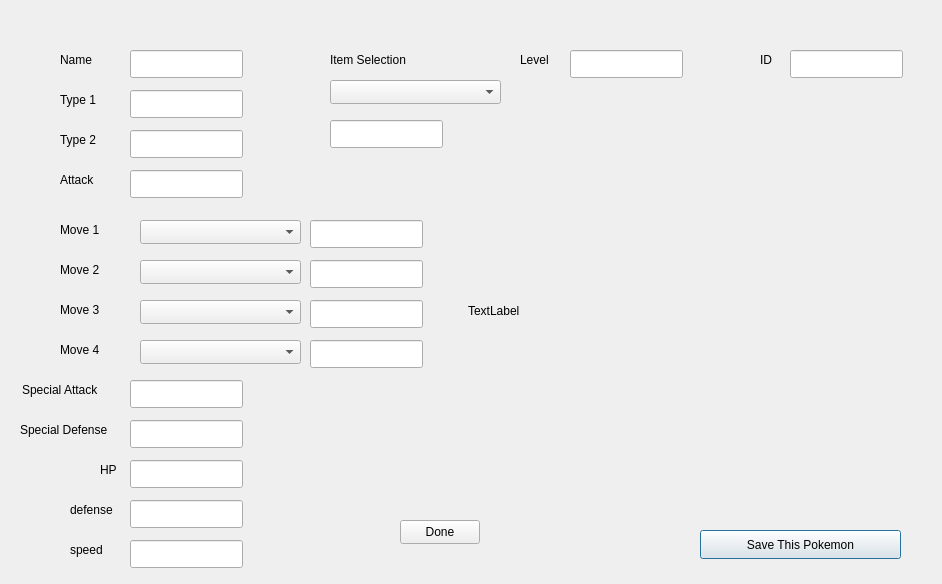
<?xml version="1.0" encoding="UTF-8"?>
<ui version="4.0">
 <class>PokemonScreen</class>
 <widget class="QDialog" name="PokemonScreen">
  <property name="geometry">
   <rect>
    <x>0</x>
    <y>0</y>
    <width>942</width>
    <height>584</height>
   </rect>
  </property>
  <property name="windowTitle">
   <string>Dialog</string>
  </property>
  <widget class="QLabel" name="label">
   <property name="geometry">
    <rect>
     <x>60</x>
     <y>50</y>
     <width>63</width>
     <height>20</height>
    </rect>
   </property>
   <property name="text">
    <string>Name</string>
   </property>
  </widget>
  <widget class="QLabel" name="label_2">
   <property name="geometry">
    <rect>
     <x>60</x>
     <y>90</y>
     <width>63</width>
     <height>20</height>
    </rect>
   </property>
   <property name="text">
    <string>Type 1</string>
   </property>
  </widget>
  <widget class="QLabel" name="label_3">
   <property name="geometry">
    <rect>
     <x>60</x>
     <y>130</y>
     <width>63</width>
     <height>20</height>
    </rect>
   </property>
   <property name="text">
    <string>Type 2</string>
   </property>
  </widget>
  <widget class="QLabel" name="label_4">
   <property name="geometry">
    <rect>
     <x>60</x>
     <y>170</y>
     <width>63</width>
     <height>20</height>
    </rect>
   </property>
   <property name="text">
    <string>Attack</string>
   </property>
  </widget>
  <widget class="QLabel" name="label_5">
   <property name="geometry">
    <rect>
     <x>60</x>
     <y>220</y>
     <width>63</width>
     <height>20</height>
    </rect>
   </property>
   <property name="text">
    <string>Move 1</string>
   </property>
  </widget>
  <widget class="QLabel" name="label_6">
   <property name="geometry">
    <rect>
     <x>60</x>
     <y>260</y>
     <width>63</width>
     <height>20</height>
    </rect>
   </property>
   <property name="text">
    <string>Move 2</string>
   </property>
  </widget>
  <widget class="QLabel" name="label_7">
   <property name="geometry">
    <rect>
     <x>60</x>
     <y>300</y>
     <width>63</width>
     <height>20</height>
    </rect>
   </property>
   <property name="text">
    <string>Move 3</string>
   </property>
  </widget>
  <widget class="QLabel" name="label_8">
   <property name="geometry">
    <rect>
     <x>60</x>
     <y>340</y>
     <width>63</width>
     <height>20</height>
    </rect>
   </property>
   <property name="text">
    <string>Move 4</string>
   </property>
  </widget>
  <widget class="QLineEdit" name="lineEdit">
   <property name="geometry">
    <rect>
     <x>130</x>
     <y>50</y>
     <width>113</width>
     <height>28</height>
    </rect>
   </property>
  </widget>
  <widget class="QLineEdit" name="lineEdit_2">
   <property name="geometry">
    <rect>
     <x>130</x>
     <y>90</y>
     <width>113</width>
     <height>28</height>
    </rect>
   </property>
  </widget>
  <widget class="QLineEdit" name="lineEdit_3">
   <property name="geometry">
    <rect>
     <x>130</x>
     <y>130</y>
     <width>113</width>
     <height>28</height>
    </rect>
   </property>
  </widget>
  <widget class="QLineEdit" name="lineEdit_4">
   <property name="geometry">
    <rect>
     <x>130</x>
     <y>170</y>
     <width>113</width>
     <height>28</height>
    </rect>
   </property>
  </widget>
  <widget class="QLineEdit" name="lineEdit_5">
   <property name="geometry">
    <rect>
     <x>310</x>
     <y>220</y>
     <width>113</width>
     <height>28</height>
    </rect>
   </property>
  </widget>
  <widget class="QLineEdit" name="lineEdit_6">
   <property name="geometry">
    <rect>
     <x>310</x>
     <y>260</y>
     <width>113</width>
     <height>28</height>
    </rect>
   </property>
  </widget>
  <widget class="QLineEdit" name="lineEdit_7">
   <property name="geometry">
    <rect>
     <x>310</x>
     <y>300</y>
     <width>113</width>
     <height>28</height>
    </rect>
   </property>
  </widget>
  <widget class="QLineEdit" name="lineEdit_8">
   <property name="geometry">
    <rect>
     <x>310</x>
     <y>340</y>
     <width>113</width>
     <height>28</height>
    </rect>
   </property>
  </widget>
  <widget class="QLabel" name="label_9">
   <property name="geometry">
    <rect>
     <x>22</x>
     <y>380</y>
     <width>101</width>
     <height>20</height>
    </rect>
   </property>
   <property name="text">
    <string>Special Attack</string>
   </property>
  </widget>
  <widget class="QLineEdit" name="lineEdit_9">
   <property name="geometry">
    <rect>
     <x>130</x>
     <y>380</y>
     <width>113</width>
     <height>28</height>
    </rect>
   </property>
  </widget>
  <widget class="QLabel" name="label_10">
   <property name="geometry">
    <rect>
     <x>20</x>
     <y>420</y>
     <width>111</width>
     <height>20</height>
    </rect>
   </property>
   <property name="text">
    <string>Special Defense</string>
   </property>
  </widget>
  <widget class="QLineEdit" name="lineEdit_10">
   <property name="geometry">
    <rect>
     <x>130</x>
     <y>420</y>
     <width>113</width>
     <height>28</height>
    </rect>
   </property>
  </widget>
  <widget class="QLabel" name="label_11">
   <property name="geometry">
    <rect>
     <x>100</x>
     <y>460</y>
     <width>21</width>
     <height>20</height>
    </rect>
   </property>
   <property name="text">
    <string>HP</string>
   </property>
  </widget>
  <widget class="QLineEdit" name="lineEdit_11">
   <property name="geometry">
    <rect>
     <x>130</x>
     <y>460</y>
     <width>113</width>
     <height>28</height>
    </rect>
   </property>
  </widget>
  <widget class="QLineEdit" name="lineEdit_12">
   <property name="geometry">
    <rect>
     <x>130</x>
     <y>500</y>
     <width>113</width>
     <height>28</height>
    </rect>
   </property>
  </widget>
  <widget class="QLabel" name="label_12">
   <property name="geometry">
    <rect>
     <x>70</x>
     <y>500</y>
     <width>51</width>
     <height>20</height>
    </rect>
   </property>
   <property name="text">
    <string>defense</string>
   </property>
  </widget>
  <widget class="QComboBox" name="move_1">
   <property name="geometry">
    <rect>
     <x>140</x>
     <y>220</y>
     <width>161</width>
     <height>24</height>
    </rect>
   </property>
  </widget>
  <widget class="QComboBox" name="move_2">
   <property name="geometry">
    <rect>
     <x>140</x>
     <y>260</y>
     <width>161</width>
     <height>24</height>
    </rect>
   </property>
  </widget>
  <widget class="QComboBox" name="move_3">
   <property name="geometry">
    <rect>
     <x>140</x>
     <y>300</y>
     <width>161</width>
     <height>24</height>
    </rect>
   </property>
  </widget>
  <widget class="QComboBox" name="move_4">
   <property name="geometry">
    <rect>
     <x>140</x>
     <y>340</y>
     <width>161</width>
     <height>24</height>
    </rect>
   </property>
  </widget>
  <widget class="QPushButton" name="saveButton">
   <property name="geometry">
    <rect>
     <x>700</x>
     <y>530</y>
     <width>201</width>
     <height>29</height>
    </rect>
   </property>
   <property name="text">
    <string>Save This Pokemon</string>
   </property>
  </widget>
  <widget class="QLineEdit" name="lineEdit_13">
   <property name="geometry">
    <rect>
     <x>130</x>
     <y>540</y>
     <width>113</width>
     <height>28</height>
    </rect>
   </property>
  </widget>
  <widget class="QLabel" name="label_13">
   <property name="geometry">
    <rect>
     <x>70</x>
     <y>540</y>
     <width>51</width>
     <height>20</height>
    </rect>
   </property>
   <property name="text">
    <string>speed</string>
   </property>
  </widget>
  <widget class="QLabel" name="label_14">
   <property name="geometry">
    <rect>
     <x>330</x>
     <y>50</y>
     <width>101</width>
     <height>20</height>
    </rect>
   </property>
   <property name="text">
    <string>Item Selection</string>
   </property>
  </widget>
  <widget class="QComboBox" name="itemselect">
   <property name="geometry">
    <rect>
     <x>330</x>
     <y>80</y>
     <width>171</width>
     <height>24</height>
    </rect>
   </property>
  </widget>
  <widget class="QLineEdit" name="lineEdit_14">
   <property name="geometry">
    <rect>
     <x>330</x>
     <y>120</y>
     <width>113</width>
     <height>28</height>
    </rect>
   </property>
  </widget>
  <widget class="QLabel" name="label_15">
   <property name="geometry">
    <rect>
     <x>520</x>
     <y>50</y>
     <width>41</width>
     <height>20</height>
    </rect>
   </property>
   <property name="text">
    <string>Level</string>
   </property>
  </widget>
  <widget class="QLineEdit" name="lineEdit_15">
   <property name="geometry">
    <rect>
     <x>570</x>
     <y>50</y>
     <width>113</width>
     <height>28</height>
    </rect>
   </property>
  </widget>
  <widget class="QLineEdit" name="lineEdit_16">
   <property name="geometry">
    <rect>
     <x>790</x>
     <y>50</y>
     <width>113</width>
     <height>28</height>
    </rect>
   </property>
   <property name="readOnly">
    <bool>true</bool>
   </property>
  </widget>
  <widget class="QLabel" name="label_16">
   <property name="geometry">
    <rect>
     <x>760</x>
     <y>50</y>
     <width>21</width>
     <height>20</height>
    </rect>
   </property>
   <property name="text">
    <string>ID</string>
   </property>
  </widget>
  <widget class="QPushButton" name="doneButton">
   <property name="geometry">
    <rect>
     <x>400</x>
     <y>520</y>
     <width>80</width>
     <height>24</height>
    </rect>
   </property>
   <property name="text">
    <string>Done</string>
   </property>
  </widget>
  <widget class="TypeBackground" name="widget" native="true">
   <property name="geometry">
    <rect>
     <x>0</x>
     <y>0</y>
     <width>941</width>
     <height>581</height>
    </rect>
   </property>
  </widget>
  <widget class="QLabel" name="pImage">
   <property name="geometry">
    <rect>
     <x>468</x>
     <y>110</y>
     <width>451</width>
     <height>401</height>
    </rect>
   </property>
   <property name="text">
    <string>TextLabel</string>
   </property>
  </widget>
  <zorder>widget</zorder>
  <zorder>label</zorder>
  <zorder>label_2</zorder>
  <zorder>label_3</zorder>
  <zorder>label_4</zorder>
  <zorder>label_5</zorder>
  <zorder>label_6</zorder>
  <zorder>label_7</zorder>
  <zorder>label_8</zorder>
  <zorder>lineEdit</zorder>
  <zorder>lineEdit_2</zorder>
  <zorder>lineEdit_3</zorder>
  <zorder>lineEdit_4</zorder>
  <zorder>lineEdit_5</zorder>
  <zorder>lineEdit_6</zorder>
  <zorder>lineEdit_7</zorder>
  <zorder>lineEdit_8</zorder>
  <zorder>label_9</zorder>
  <zorder>lineEdit_9</zorder>
  <zorder>label_10</zorder>
  <zorder>lineEdit_10</zorder>
  <zorder>label_11</zorder>
  <zorder>lineEdit_11</zorder>
  <zorder>lineEdit_12</zorder>
  <zorder>label_12</zorder>
  <zorder>move_1</zorder>
  <zorder>move_2</zorder>
  <zorder>move_3</zorder>
  <zorder>move_4</zorder>
  <zorder>saveButton</zorder>
  <zorder>lineEdit_13</zorder>
  <zorder>label_13</zorder>
  <zorder>label_14</zorder>
  <zorder>itemselect</zorder>
  <zorder>lineEdit_14</zorder>
  <zorder>label_15</zorder>
  <zorder>lineEdit_15</zorder>
  <zorder>lineEdit_16</zorder>
  <zorder>label_16</zorder>
  <zorder>doneButton</zorder>
  <zorder>pImage</zorder>
 </widget>
 <customwidgets>
  <customwidget>
   <class>TypeBackground</class>
   <extends>QWidget</extends>
   <header location="global">typebackground.h</header>
   <container>1</container>
  </customwidget>
 </customwidgets>
 <resources/>
 <connections/>
</ui>
